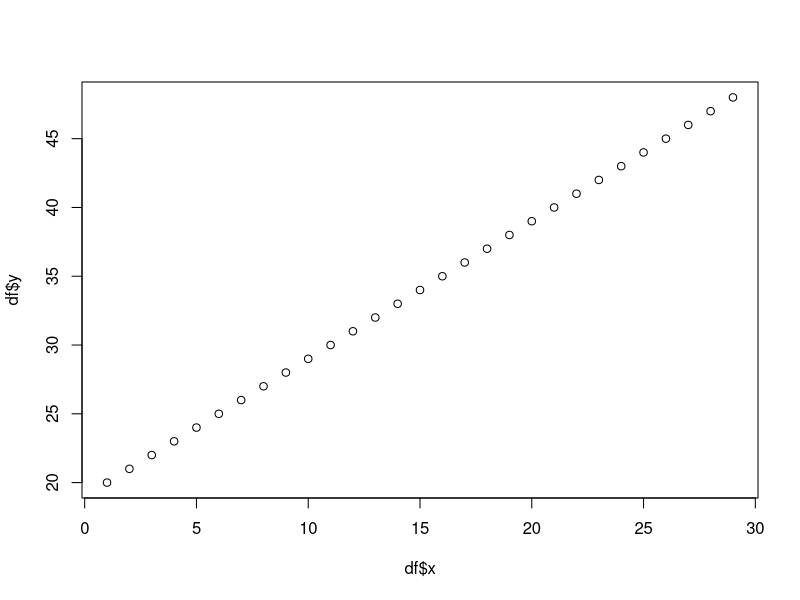
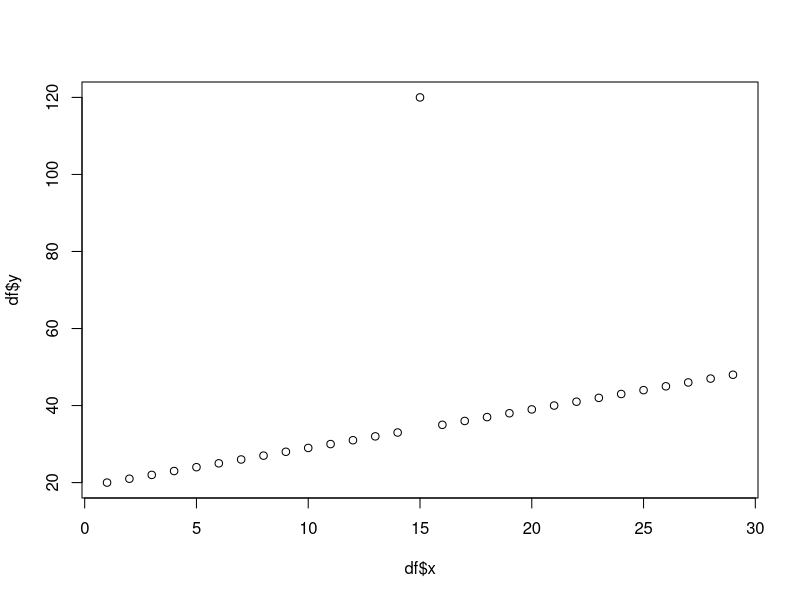
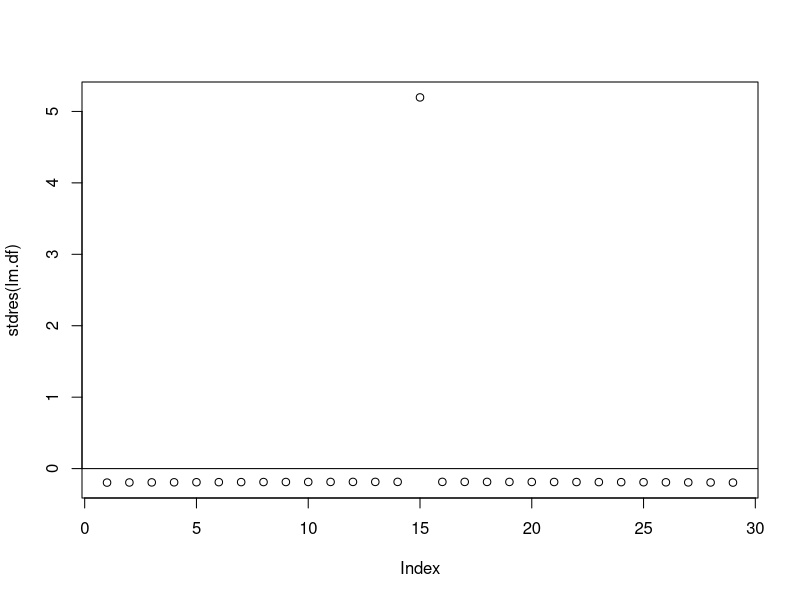
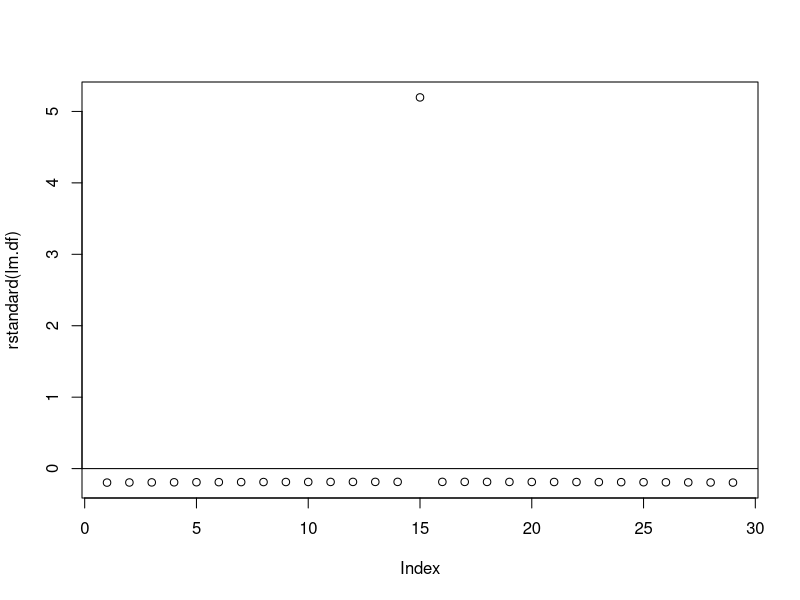
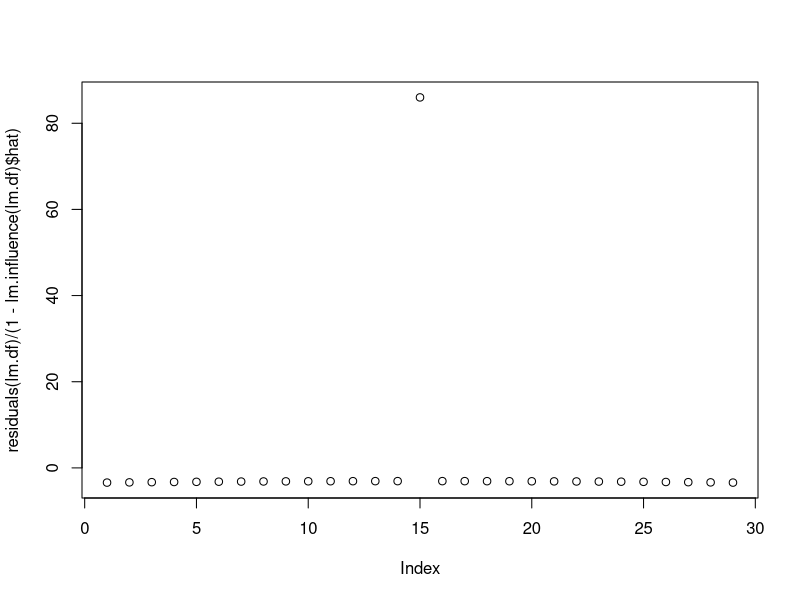
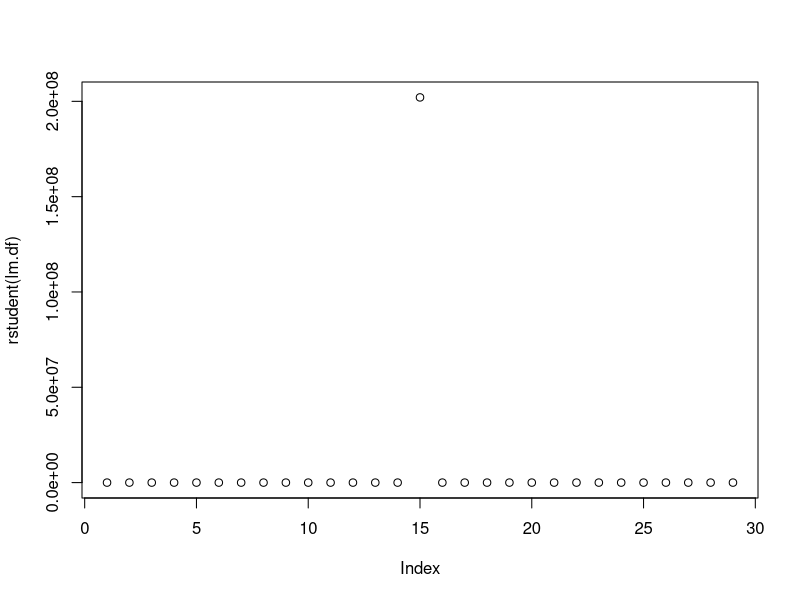
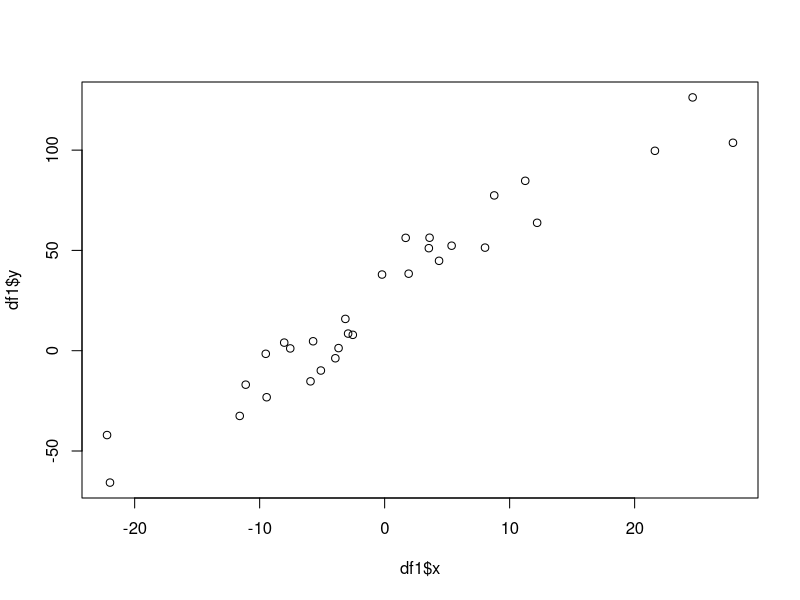
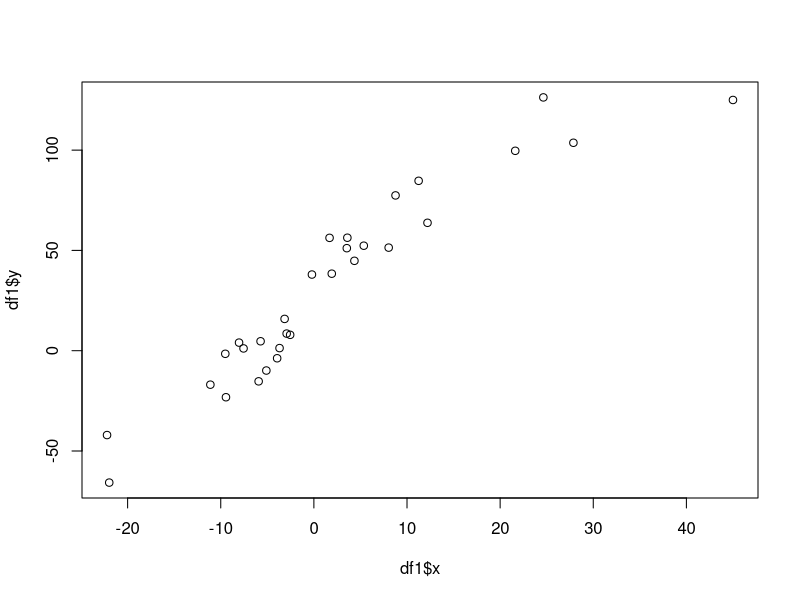

Source code (R) for these figures, in order:

###########################
#                         #
#   Team Assignment 4     #
#                         #
###########################

## Please submit one set of answers per team.                    ##
## Your answers may be submitted as an annotated R file.         ##
## Please submit your plots in one PDF as a separate attachment. ##
###################################################################
library(gdata)
library(MASS)

#################
## Question 1: ##
#################

# For each part of this problem, you are to create (or find) a data set with about 30 observations 
# that is suitable for simple linear regression and satisfies the given specifications. If it is 
# not possible, explain why it is not possible. For each part, include a plot that shows the 
# interesting points.
#
#   (a) The data set has a point that is clearly visible for all four types of residuals 
#       discussed -- standardized, studentized, PRESS, R-student.
df <- data.frame(c(1:29),c(20:48))
colnames(df) <- c('x','y')

attach(df)
plot(df$x,df$y)

df$y[15] <- 120
plot(df$x,df$y)

lm.df<-lm(df$y~df$x)
summary(lm.df)
summary(lm.df)$r.squared
## Find the standardized residuals
plot(stdres(lm.df))
abline(a=0,b=0)
## Find the studentized residuals
plot(rstandard(lm.df))
abline(a=0,b=0)
## Find the PRESS residuals
plot(residuals(lm.df)/(1 - lm.influence(lm.df)$hat))
## Find the R-student residuals
plot(rstudent(lm.df))
#   (b) The data set has a point that stands out when viewing studentized residuals but not 
#       when viewing standardized residuals.
x<-rnorm(30, mean=0, sd = 12)
y<-25 + 4*x + rnorm(30, mean=0, sd = 12)
df1<-data.frame(y,x)
plot(df1$x,df1$y)

df1$x[30] <- 45
df1$y[30] <- 125
plot(df1$x,df1$y)

lm.df1<-lm(df1$y~df1$x)
summary(lm.df1)
summary(lm.df1)$r.squared

## Find the standardized residuals
stdres(lm.df1)
plot(stdres(lm.df1))
abline(a=0,b=0)
## Find the studentized residuals
rstandard(lm.df1)
plot(rstandard(lm.df1))
abline(a=0,b=0)
#   (c) The data set has a point that stands out when viewing PRESS residuals but not when 
#       viewing standardized residuals.
set.seed(10)
x<-rnorm(30, mean=0, sd = 12)
y<-25 + 4*x + rnorm(30, mean=0, sd = 12)
df2<-data.frame(y,x)
plot(df2$x,df2$y)

df2$x[30] <- 34
df2$y[30] <- 115
plot(df2$x,df2$y)

lm.df2<-lm(df2$y~df2$x)
summary(lm.df2)
summary(lm.df2)$r.squared

#Standardized Residual
stdres(lm.df2)
plot(stdres(lm.df2))
abline(a=0,b=0)
boxplot(stdres(lm.df2))

#press residuals
residuals(lm.df2)/(1 - lm.influence(lm.df2)$hat)
plot(residuals(lm.df2)/(1 - lm.influence(lm.df2)$hat))
abline(a=0,b=0)
boxplot(residuals(lm.df2)/(1 - lm.influence(lm.df2)$hat))


#   (d) The data set has a point that stands out when viewing R-student residuals but not when 
#       viewing standardized residuals.
#   (e) The data set has a point that stands out when viewing PRESS residuals but not when 
#       viewing studentized residuals.
set.seed(10)
x<-rnorm(30, mean=0, sd = 12)
y<-25 + 4*x + rnorm(30, mean=0, sd = 12)
df2<-data.frame(y,x)
plot(df2$x,df2$y)

df2$x[30] <- 34
df2$y[30] <- 115
plot(df2$x,df2$y)

lm.df2<-lm(df2$y~df2$x)
summary(lm.df2)
summary(lm.df2)$r.squared

#Standardized Residual
rstandard(lm.df2)
plot(rstandard(lm.df2))
abline(a=0,b=0)
boxplot(rstandard(lm.df2))

#press residuals
residuals(lm.df2)/(1 - lm.influence(lm.df2)$hat)
plot(residuals(lm.df2)/(1 - lm.influence(lm.df2)$hat))
abline(a=0,b=0)
boxplot(residuals(lm.df2)/(1 - lm.influence(lm.df2)$hat))
#   (f) The data set has a point that stands out when viewing R-student residuals but not when 
#       viewing PRESS residuals.



#################
## Question 2: ##
#################

# For each part of this problem, you are to create (or find) a data set with about 30 observations 
# that is suitable for simple linear regression and satisfies the given specifications on the variance
# of the residuals. For each part, include a plot of your residuals that shows the required characteristic.
#
#   (a) The residuals have constant variance.
#   (b) The residuals have variance proportional to E(y).
#   (c) The residuals have variance proportional to E(y)^2.
#   (d) The residuals have variance proportional to 1/E(y).
#   (e) The residuals have variance proportional to C-E(y) for some constant C.
#   (f) The residuals have variance proportional to E(y)(C-E(y)) for some constant C.
